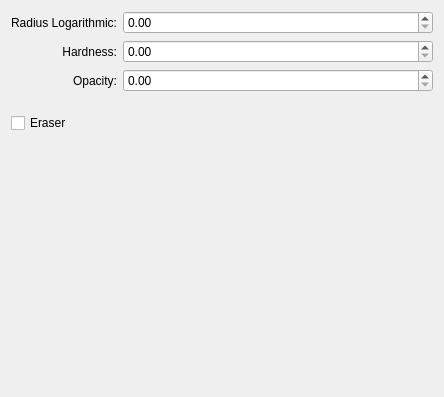
<?xml version="1.0" encoding="UTF-8"?>
<ui version="4.0">
 <author>
   SPDX-FileCopyrightText: none
   SPDX-License-Identifier: GPL-3.0-or-later
 </author>
 <class>WdgMyPaintOptions</class>
 <widget class="QWidget" name="WdgMyPaintOptions">
  <property name="geometry">
   <rect>
    <x>0</x>
    <y>0</y>
    <width>444</width>
    <height>397</height>
   </rect>
  </property>
  <property name="sizePolicy">
   <sizepolicy hsizetype="Preferred" vsizetype="Fixed">
    <horstretch>255</horstretch>
    <verstretch>255</verstretch>
   </sizepolicy>
  </property>
  <property name="minimumSize">
   <size>
    <width>425</width>
    <height>290</height>
   </size>
  </property>
  <layout class="QGridLayout" name="gridLayout_4">
   <item row="1" column="0">
    <layout class="QGridLayout" name="gridLayout_3" rowstretch="0" columnstretch="0">
     <item row="0" column="0">
      <widget class="QCheckBox" name="eraserBox">
       <property name="sizePolicy">
        <sizepolicy hsizetype="Minimum" vsizetype="Fixed">
         <horstretch>0</horstretch>
         <verstretch>0</verstretch>
        </sizepolicy>
       </property>
       <property name="text">
        <string>Eraser</string>
       </property>
      </widget>
     </item>
    </layout>
   </item>
   <item row="2" column="0">
    <spacer name="verticalSpacer">
     <property name="orientation">
      <enum>Qt::Vertical</enum>
     </property>
     <property name="sizeHint" stdset="0">
      <size>
       <width>20</width>
       <height>40</height>
      </size>
     </property>
    </spacer>
   </item>
   <item row="0" column="0">
    <layout class="QGridLayout" name="gridLayout_2">
     <property name="bottomMargin">
      <number>15</number>
     </property>
     <item row="2" column="1">
      <widget class="KisDoubleSliderSpinBox" name="opacitySPBox" native="true">
       <property name="sizePolicy">
        <sizepolicy hsizetype="MinimumExpanding" vsizetype="Fixed">
         <horstretch>0</horstretch>
         <verstretch>0</verstretch>
        </sizepolicy>
       </property>
      </widget>
     </item>
     <item row="1" column="0">
      <widget class="QLabel" name="hardnessLbl">
       <property name="sizePolicy">
        <sizepolicy hsizetype="Preferred" vsizetype="Preferred">
         <horstretch>0</horstretch>
         <verstretch>0</verstretch>
        </sizepolicy>
       </property>
       <property name="text">
        <string>Hardness:</string>
       </property>
       <property name="alignment">
        <set>Qt::AlignRight|Qt::AlignTrailing|Qt::AlignVCenter</set>
       </property>
      </widget>
     </item>
     <item row="1" column="1">
      <widget class="KisDoubleSliderSpinBox" name="hardnessSPBox" native="true">
       <property name="sizePolicy">
        <sizepolicy hsizetype="MinimumExpanding" vsizetype="Fixed">
         <horstretch>0</horstretch>
         <verstretch>0</verstretch>
        </sizepolicy>
       </property>
      </widget>
     </item>
     <item row="0" column="0">
      <widget class="QLabel" name="radiusLbl">
       <property name="sizePolicy">
        <sizepolicy hsizetype="Preferred" vsizetype="Preferred">
         <horstretch>0</horstretch>
         <verstretch>0</verstretch>
        </sizepolicy>
       </property>
       <property name="text">
        <string>Radius Logarithmic:</string>
       </property>
       <property name="alignment">
        <set>Qt::AlignRight|Qt::AlignTrailing|Qt::AlignVCenter</set>
       </property>
      </widget>
     </item>
     <item row="2" column="0">
      <widget class="QLabel" name="opacityLbl">
       <property name="sizePolicy">
        <sizepolicy hsizetype="Preferred" vsizetype="Preferred">
         <horstretch>0</horstretch>
         <verstretch>0</verstretch>
        </sizepolicy>
       </property>
       <property name="text">
        <string>Opacity:</string>
       </property>
       <property name="alignment">
        <set>Qt::AlignRight|Qt::AlignTrailing|Qt::AlignVCenter</set>
       </property>
      </widget>
     </item>
     <item row="0" column="1">
      <widget class="KisDoubleSliderSpinBox" name="radiusSPBox" native="true">
       <property name="sizePolicy">
        <sizepolicy hsizetype="MinimumExpanding" vsizetype="Fixed">
         <horstretch>0</horstretch>
         <verstretch>0</verstretch>
        </sizepolicy>
       </property>
      </widget>
     </item>
    </layout>
   </item>
  </layout>
 </widget>
 <customwidgets>
  <customwidget>
   <class>KisDoubleSliderSpinBox</class>
   <extends>QDoubleSpinBox</extends>
   <header>kis_slider_spin_box.h</header>
   <container>1</container>
  </customwidget>
 </customwidgets>
 <resources/>
 <connections/>
</ui>
